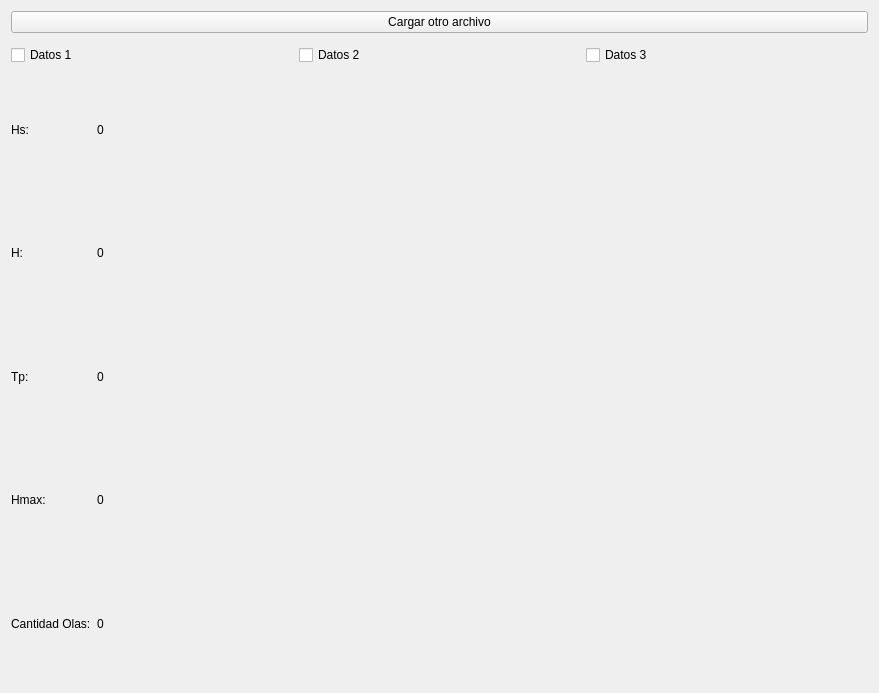
<?xml version="1.0" encoding="UTF-8"?>
<ui version="4.0">
 <class>DataAnalyzeWindowClass</class>
 <widget class="QWidget" name="DataAnalyzeWindowClass">
  <property name="geometry">
   <rect>
    <x>0</x>
    <y>0</y>
    <width>879</width>
    <height>693</height>
   </rect>
  </property>
  <property name="windowTitle">
   <string>DataAnalyzeWindow</string>
  </property>
  <layout class="QVBoxLayout" name="verticalLayout_2">
   <item>
    <widget class="QPushButton" name="loadFileButton">
     <property name="text">
      <string>Cargar otro archivo</string>
     </property>
    </widget>
   </item>
   <item>
    <layout class="QVBoxLayout" name="verticalLayout">
     <item>
      <widget class="QwtPlot" name="mainqwtPlot"/>
     </item>
     <item>
      <layout class="QHBoxLayout" name="checkBoxLayout">
       <item>
        <widget class="QCheckBox" name="datos1CheckBox">
         <property name="text">
          <string>Datos 1</string>
         </property>
        </widget>
       </item>
       <item>
        <widget class="QCheckBox" name="datos2CheckBox">
         <property name="text">
          <string>Datos 2</string>
         </property>
        </widget>
       </item>
       <item>
        <widget class="QCheckBox" name="datos3CheckBox">
         <property name="text">
          <string>Datos 3</string>
         </property>
        </widget>
       </item>
      </layout>
     </item>
     <item>
      <layout class="QHBoxLayout" name="horizontalLayout">
       <item>
        <layout class="QGridLayout" name="gridLayout">
         <item row="0" column="0">
          <widget class="QLabel" name="label">
           <property name="sizePolicy">
            <sizepolicy hsizetype="Minimum" vsizetype="Minimum">
             <horstretch>0</horstretch>
             <verstretch>0</verstretch>
            </sizepolicy>
           </property>
           <property name="text">
            <string>Hs:</string>
           </property>
          </widget>
         </item>
         <item row="0" column="1">
          <widget class="QLabel" name="hsLabel">
           <property name="sizePolicy">
            <sizepolicy hsizetype="Minimum" vsizetype="Minimum">
             <horstretch>0</horstretch>
             <verstretch>0</verstretch>
            </sizepolicy>
           </property>
           <property name="text">
            <string>0</string>
           </property>
          </widget>
         </item>
         <item row="1" column="0">
          <widget class="QLabel" name="label_3">
           <property name="sizePolicy">
            <sizepolicy hsizetype="Minimum" vsizetype="Minimum">
             <horstretch>0</horstretch>
             <verstretch>0</verstretch>
            </sizepolicy>
           </property>
           <property name="text">
            <string>H:</string>
           </property>
          </widget>
         </item>
         <item row="2" column="0">
          <widget class="QLabel" name="label_5">
           <property name="sizePolicy">
            <sizepolicy hsizetype="Minimum" vsizetype="Minimum">
             <horstretch>0</horstretch>
             <verstretch>0</verstretch>
            </sizepolicy>
           </property>
           <property name="text">
            <string>Tp:</string>
           </property>
          </widget>
         </item>
         <item row="2" column="1">
          <widget class="QLabel" name="tpLabel">
           <property name="sizePolicy">
            <sizepolicy hsizetype="Minimum" vsizetype="Minimum">
             <horstretch>0</horstretch>
             <verstretch>0</verstretch>
            </sizepolicy>
           </property>
           <property name="text">
            <string>0</string>
           </property>
          </widget>
         </item>
         <item row="1" column="1">
          <widget class="QLabel" name="hLabel">
           <property name="sizePolicy">
            <sizepolicy hsizetype="Minimum" vsizetype="Minimum">
             <horstretch>0</horstretch>
             <verstretch>0</verstretch>
            </sizepolicy>
           </property>
           <property name="text">
            <string>0</string>
           </property>
          </widget>
         </item>
         <item row="3" column="0">
          <widget class="QLabel" name="label_2">
           <property name="text">
            <string>Hmax:</string>
           </property>
          </widget>
         </item>
         <item row="4" column="0">
          <widget class="QLabel" name="label_4">
           <property name="text">
            <string>Cantidad Olas:</string>
           </property>
          </widget>
         </item>
         <item row="3" column="1">
          <widget class="QLabel" name="hmax_label">
           <property name="text">
            <string>0</string>
           </property>
          </widget>
         </item>
         <item row="4" column="1">
          <widget class="QLabel" name="numWaves_label">
           <property name="text">
            <string>0</string>
           </property>
          </widget>
         </item>
        </layout>
       </item>
       <item>
        <spacer name="horizontalSpacer">
         <property name="orientation">
          <enum>Qt::Horizontal</enum>
         </property>
         <property name="sizeHint" stdset="0">
          <size>
           <width>40</width>
           <height>20</height>
          </size>
         </property>
        </spacer>
       </item>
       <item>
        <widget class="QwtPlot" name="secondqwtPlot">
         <property name="sizePolicy">
          <sizepolicy hsizetype="MinimumExpanding" vsizetype="MinimumExpanding">
           <horstretch>0</horstretch>
           <verstretch>0</verstretch>
          </sizepolicy>
         </property>
        </widget>
       </item>
      </layout>
     </item>
    </layout>
   </item>
  </layout>
 </widget>
 <layoutdefault spacing="6" margin="11"/>
 <customwidgets>
  <customwidget>
   <class>QwtPlot</class>
   <extends>QFrame</extends>
   <header>qwt_plot.h</header>
  </customwidget>
 </customwidgets>
 <resources/>
 <connections/>
</ui>
